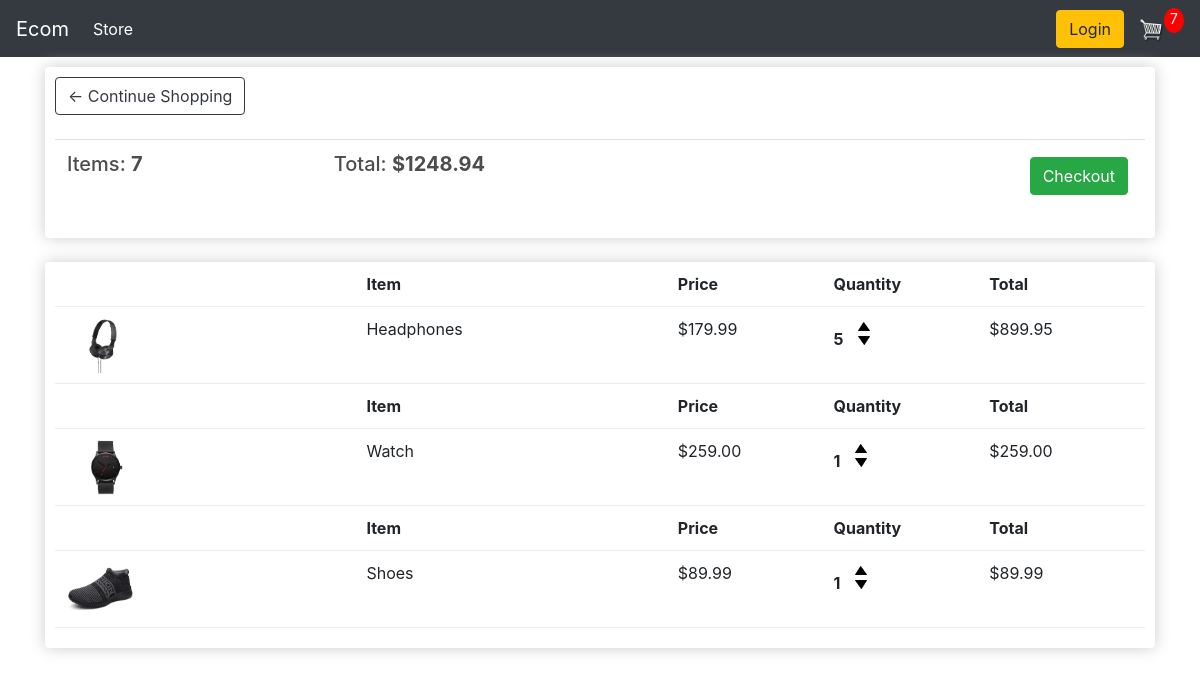
The app's page /cart/ (signed in) with its own data.
### store/models.py (models this page shows, shortened)
class Order(models.Model):
    customer = models.ForeignKey(Customer, on_delete=models.SET_NULL, null=True, blank=True)
    date_ordered = models.DateTimeField(auto_now_add=True)
    complete = models.BooleanField(default=False, null=True, blank=True)
    transaction_id = models.CharField(max_length=200, null=True)
    @property
    def get_cart_total(self):
        orderitems = self.orderitem_set.all()
        total = sum([item.get_total for item in orderitems])
        return total
    @property
    def get_cart_item(self):
        orderitems = self.orderitem_set.all()
        total = sum([item.quantity for item in orderitems])
        return total

class OrderItem(models.Model):
    product = models.ForeignKey(Product, on_delete=models.SET_NULL, null=True, blank=True)
    order = models.ForeignKey(Order, on_delete=models.SET_NULL, null=True, blank=True)
    quantity = models.IntegerField(default=0, blank=True, null=True)
    date_added = models.DateTimeField(auto_now_add=True)
    @property
    def get_total(self):
        total = self.product.price * self.quantity
        return total

class Product(models.Model):
    name = models.CharField(max_length=200, null=True)
    price = models.DecimalField(max_digits=7, decimal_places=2)
    digital = models.BooleanField(default=False, null=True, blank=True)
    image = models.ImageField(null=True, blank=True)
    @property
    def imageURL(self):
        try:
            url = self.image.url
        except:
            url = ''
        return url

### store/views.py (the view)
# urls.py: path('cart/', cart, name="cart"),
def cart(request):
    data = cartData(request)
    cartItems = data['cartItems']
    order = data['order']
    items = data['items']
    context = {'items':items, 'order':order,'cartItems':cartItems}
    return render(request, 'store/cart.html', context)

### store/utils.py (called while the page is built)
def cartData(request):
    if request.user.is_authenticated:
        customer = request.user.customer
        order, created = Order.objects.get_or_create(customer=customer, complete=False)
        items = order.orderitem_set.all()
        cartItems = order.get_cart_item
    else:
        cookieData = cookieCart(request)
        cartItems = cookieData['cartItems']
        order = cookieData['order']
        items = cookieData['items']
    return {'cartItems':cartItems,'order':order,'items':items}

### store/templates/store/cart.html
{% extends 'store/main.html' %}
{% load static %}
{% block content %}
<div class="row">
    <div class="col-lg-12">
        <div class="box-element">
            <a class="btn btn-outline-dark" href="{% url 'store' %}">&#x2190; Continue Shopping</a>
            <br><br>
            <table class="table">
                <tr>
                    <th><h5>Items: <strong>{{order.get_cart_item}}</strong></h5></th>
                    <th><h5>Total: <strong>${{order.get_cart_total|floatformat:2}}</strong></h5></th>
                    <th>
                        <a style="float:right; margin:5px" class="btn btn-success" href="{% url 'checkout' %}">Checkout</a>
                    </th>
                </tr>
            </table>
        </div>
        <br>
        <div class="box-element">
            {% for item in items %}
            <div class="cart-row">
                <div style="flex:2"></div>
                <div style="flex:2"><strong>Item</strong></div>
                <div style="flex:1"><strong>Price</strong></div>
                <div style="flex:1"><strong>Quantity</strong></div>
                <div style="flex:1"><strong>Total</strong></div>
            </div>
            <div class="cart-row">
                <div style="flex:2"><img class="row-image" src="{{ item.product.imageURL }}"></div>
                <div style="flex:2">{{item.product.name}}</div>
                <div style="flex:1">${{item.product.price|floatformat:2}}</div>
                <div style="flex:1">
                    <p class="quantity">{{item.quantity}}</p>
                    <div class="quantity">
                        <img data-product="{{item.product.id}}" data-action="add" class="chg-quantity update-cart" src="{% static 'images/arrow-up.png' %}">
                        <img data-product="{{item.product.id}}" data-action="remove" class="chg-quantity update-cart" src="{% static 'images/arrow-down.png' %}">
                    </div>
                </div>
                <div style="flex:1">${{item.get_total}}</div>
            </div>
            {% endfor %}
        </div>
    </div>
</div>
{% endblock %}

### static/css/main.css (style rules this page uses)
body { background-color: hsl(0, 0%, 98%); }
h1,h2,h3,h4,h5,h6 { color:hsl(0, 0%, 30%); }
.box-element { box-shadow:hsl(0, 0%, 80%) 0 0 16px; background-color: #fff; border-radius: 4px; padding: 10px; }
.col-lg-4, .col-lg-6, .col-lg-8, .col-lg-12 { margin-top: 10px; }
.btn { border-radius: 0; }
.row-image { width: 100px; }
.cart-row { display: flex; align-items: flex-stretch; padding-bottom: 10px; margin-bottom: 10px; border-bottom: 1px solid #ececec; }
.quantity { display: inline-block; font-weight: 700; padding-right:10px; }
.chg-quantity { width: 12px; cursor: pointer; display: block; margin-top: 5px; transition:.1s; }

### records on screen
Order: get_cart_item "7", get_cart_total "1248.94"
OrderItem: product.imageURL (picture), product.name "Headphones", product.price "179.99", quantity "5", get_total "899.95"
OrderItem: product.imageURL (picture), product.name "Watch", product.price "259.00", quantity "1", get_total "259.00"
OrderItem: product.imageURL (picture), product.name "Shoes", product.price "89.99", quantity "1", get_total "89.99"

### other values on screen
{{ cartItems }} "7"
